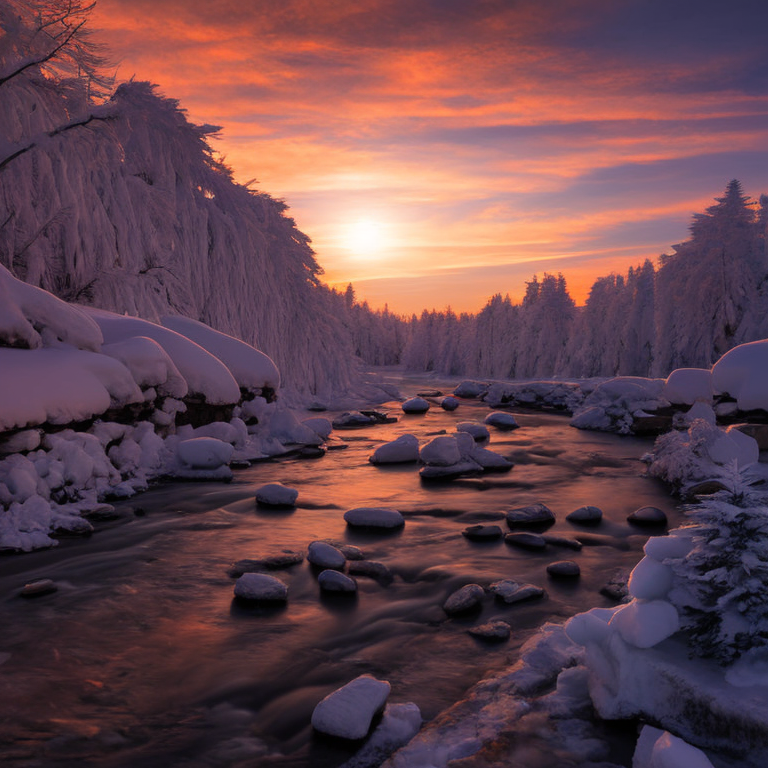
#> input picture Img_WM/test_buf/image3.png, 768 x 768 px
$ python main.py
#> lines starting #> are read from the running program, lines starting #| are printed output that depends on the picture; long printed decimals are rounded
### Img_WM/utils.py
import cv2
import numpy as np
import random

class WMKey:
    def __init__(self, src_img):
        self.S = self._genS(src_img)
        self.src_shape = src_img.shape
        self.wm_keypoints = None # this is extracted later by getSIFT from wm_img
        self.wm_descriptors = None # this is extracted later by getSIFT from wm_img

    def getSIFT(self, wm_img):
        gray_wm_img = cv2.cvtColor(wm_img, cv2.COLOR_BGR2GRAY)  # convert rbg img to gray img for SIFT detection
        sift = cv2.SIFT_create()  # create SIFT detector
        self.wm_keypoints, self.wm_descriptors = sift.detectAndCompute(gray_wm_img, None)

    def _genPNSeq(self, _N):
        rand_idxes = list(range(_N))
        random.shuffle(rand_idxes)
        rand_bin_seq = np.ones(_N)
        half = int(_N / 2)
        rand_bin_seq[rand_idxes[0:half]] = -1
        mean_seq = np.mean(1.0 * rand_bin_seq)
        print(f'Mean of pn_seq: {mean_seq}, total entries in pn_seq: {rand_bin_seq.shape}', end='\n')

        return rand_bin_seq

    def _genPNMat(self, height, width):
        pn_seq = self._genPNSeq(height * width)
        pn_mat = pn_seq.reshape(height, width)

        mean_mat = np.mean(pn_mat)
        print(f'Mean of pn_mat: {mean_mat}, shape of pn_mat: {pn_mat.shape}', end='\n')

        return pn_mat

    def _genS(self, src_img):
        height, width, channel = src_img.shape
        list_mat = []
        for i in range(channel):
            pn_mat = self._genPNMat(height, width)
            list_mat.append(pn_mat)

        S = np.stack(list_mat, axis=-1)
        return S

class WaterMarker:
    @staticmethod
    def embedWM(src_img, wm_key, eps):
        print(f'Watermarking image', end=' ... ')
        wm_img = src_img + eps * wm_key.S
        wm_img = np.clip(wm_img, 0, 255).astype(np.uint8)
        print('Done!')

        print(f'Getting SIFT from wm_img', end=' ... ')
        wm_key.getSIFT(wm_img)
        print('Done!')
        return wm_img

    @staticmethod
    def computeSIFT(img):
        gray_img = cv2.cvtColor(img, cv2.COLOR_BGR2GRAY)  # convert rbg img to gray img for SIFT detection
        sift = cv2.SIFT_create()  # create SIFT detector
        keypoints, descriptors = sift.detectAndCompute(gray_img, None)
        return (keypoints, descriptors)

    @staticmethod
    def findOffset(src_kpts, src_descrs, tgt_kpts, tgt_descrs, verbal = False):
        keypoints1, descriptors1 = (src_kpts, src_descrs)
        keypoints2, descriptors2 = (tgt_kpts, tgt_descrs)

        # FLANN parameters
        FLANN_INDEX_KDTREE = 1
        index_params = dict(algorithm=FLANN_INDEX_KDTREE, trees=5)
        search_params = dict(checks=50)

        # Create a FLANN matcher
        flann = cv2.FlannBasedMatcher(index_params, search_params)

        # Match descriptors between the two images
        matches = flann.knnMatch(descriptors1, descriptors2, k=2)

        # Apply Lowe's ratio test to filter good matches
        good_matches = []
        for m, n in matches:
            if m.distance < 0.75 * n.distance:
                good_matches.append(m)

        # Extract matched keypoints
        matched_keypoints1 = np.float32([keypoints1[m.queryIdx].pt for m in good_matches])
        matched_keypoints2 = np.float32([keypoints2[m.trainIdx].pt for m in good_matches])

        # Compute the transformation (translation) matrix
        transform_matrix, _ = cv2.estimateAffinePartial2D(matched_keypoints2, matched_keypoints1)

        if transform_matrix is not None:
            # Extract the translation components from the transformation matrix
            tx = transform_matrix[0, 2]
            ty = transform_matrix[1, 2]

            # Print the offset
            if (verbal): print(f"Offset of the upper left corner of image2 in image1: (x={tx}, y={ty})")

            # Return the offset as a tuple
            offset_tuple = np.array([tx, ty])
        else:
            if (verbal): print("No valid transformation found.")
            offset_tuple = None # means a different image with different content

        # Return the offset tuple
        return np.round(offset_tuple).astype(int)

    @staticmethod
    def getOffSet(tgt_img, wm_key, verbal = False):
        tgt_height, tgt_width, tgt_channel = tgt_img.shape
        src_height, src_width, src_channel = wm_key.src_shape
        assert (tgt_channel == src_channel)

        if (tgt_height > src_height or tgt_width > src_width):
            if (verbal): { print('A larger height or a larger width means a different image with different content')}
            return None # a larger height or a larger width means a different image with different content
        elif (tgt_height == src_height and tgt_width == src_width):
            if (verbal): {print('the same dimension implies no crop by default')}
            return np.array([0,0]) # the same dimension implies no crop by default
        else:
            if (verbal): print('smaller height or smaller width implies potential crop')
            tgt_kpts, tgt_descrs = WaterMarker.computeSIFT(tgt_img)
            offset = WaterMarker.findOffset(wm_key.wm_keypoints, wm_key.wm_descriptors, tgt_kpts, tgt_descrs)
            return offset # smaller height or smaller width implies potential crop

    # [20 lines left out: function genCandidateOffsets, not called in this run]

    @staticmethod
    def computeWMStrength(tgt_img, wm_key, offset=np.array([0,0])):
        height, width, _ = tgt_img.shape
        cropped_S = wm_key.S[offset[1] :offset[1]+height, offset[0]:offset[0]+width, :]
        assert (cropped_S.shape == tgt_img.shape)

        wm_strength = np.mean(tgt_img * cropped_S)
        return wm_strength

    @staticmethod
    def estimateTau(tgt_img, fpr):
        EX2 = np.mean(tgt_img * tgt_img)
        height, width, channel = tgt_img.shape
        n = height*width*channel
        tau = np.sqrt(1.0*EX2/(2*fpr*n))
        return tau

    @staticmethod
    def extractWMCrop(tgt_img, wm_key, fpr):
        print(f'Estimating tau', end=' ... ')
        tau = WaterMarker.estimateTau(tgt_img, fpr)
        print(f'tau={tau:.3f} for fpr={fpr}')

        print(f'Getting offset', end=' ... ')
        offset = WaterMarker.getOffSet(tgt_img, wm_key)
        print(f'Done! \n offset is: {offset}')

        print(f'Crop_version Extracting watermark', end=' ... ')
        if offset is None:
            print('Done! \n No watermark due to invalid offset!')
            return False
        else:
            wm_strength = WaterMarker.computeWMStrength(tgt_img, wm_key, offset)
            print(f'Done! \ncrop_version wm_strength is: {wm_strength}', end='\n')

            if wm_strength >= tau:
                return True  # means there is a watermark in the tgt_img
            else:
                return False  # means there is no watermark in the tgt_img

    @staticmethod
    def extractWMScale(tgt_img, wm_key, fpr):
        tgt_height, tgt_width, tgt_channel = tgt_img.shape
        src_height, src_width, src_channel = wm_key.src_shape
        assert (tgt_channel == src_channel)

        # rescale tgt_image to src_image dimension if dimension does not match
        if (tgt_height != src_height or tgt_width != src_width):
            tgt_img = cv2.resize(tgt_img, (src_width, src_height), interpolation=cv2.INTER_AREA)

        print(f'Estimating tau', end=' ... ')
        tau = WaterMarker.estimateTau(tgt_img, fpr)
        print(f'tau={tau:.3f} for fpr={fpr}')

        # compute watermark strength by default offset=[0,0]
        print(f'Scale_version Extracting watermark', end=' ... ')
        wm_strength = WaterMarker.computeWMStrength(tgt_img, wm_key)
        print(f'Done! \nscale_version wm_strength is: {wm_strength}', end='\n')

        if wm_strength >= tau:
            return True  # means there is a watermark in the rescaled tgt_img
        else:
            return False  # means there is no watermark in the rescaled tgt_img

    @staticmethod
    def extractWM(tgt_img, wm_key, fpr = 0.001):
        wm_result_crop = WaterMarker.extractWMCrop(tgt_img, wm_key, fpr)
        if wm_result_crop == True:
            print('Has watermark! (Crop version)')
            return True
        else:
            wm_result_scale = WaterMarker.extractWMScale(tgt_img, wm_key, fpr)
            if wm_result_scale == True:
                print('Has watermark! (Scale version)')
                return True
            else:
                print('No watermark!')
                return False

class Attacker:
    @staticmethod
    def cropImage(src_img, offset):
        # Extract the cropping parameters (x, y, width, height) from the offset tuple
        x, y, width, height = offset

        # Crop the source image based on the offset
        cropped_image = src_img[y:y + height, x:x + width]
        return cropped_image

    @staticmethod
    def scaleImage(src_img, scale_ratio=1):
        # Calculate the new dimensions based on the scale percentage
        width = int(src_img.shape[1] * scale_ratio)
        height = int(src_img.shape[0] * scale_ratio)

        # Resize the image to the specified width and height
        scaled_img = cv2.resize(src_img, (width, height), interpolation=cv2.INTER_AREA)

        return scaled_img


class Toolbox:
    def computePSNR(src_img, tgt_img):
        """
        Calculate the Peak Signal-to-Noise Ratio (PSNR) between two images.

        Parameters:
        - src_img: The source image as a NumPy ndarray.
        - tgt_img: The target (reference) image as a NumPy ndarray.

        Returns:
        - The PSNR value as a float.
        """
        # Ensure the input images have the same shape
        if src_img.shape != tgt_img.shape:
            raise ValueError("Input images must have the same dimensions.")

        # Calculate the mean squared error (MSE)
        mse = np.mean((src_img - tgt_img) ** 2)

        # Calculate the maximum possible pixel value (assuming 8-bit images)
        max_pixel_value = 255.0

        # Calculate the PSNR using the MSE and max pixel value
        psnr = 20 * np.log10(max_pixel_value / np.sqrt(mse))

        return psnr

### Img_WM/main.py
from utils import *
import cv2

src_img_path = 'test_buf/image3.png'
wm_img_path = 'test_buf/wm.png'
crop_wm_img_path = 'test_buf/crop_wm.png'

src_img = cv2.imread(src_img_path)
#> src_img is the input picture: shape (768, 768, 3); mean B, G, R 77.3, 68.6, 100.3
wm_key = WMKey(src_img)
#> in __init__, `self.S = self._genS(src_img)`:
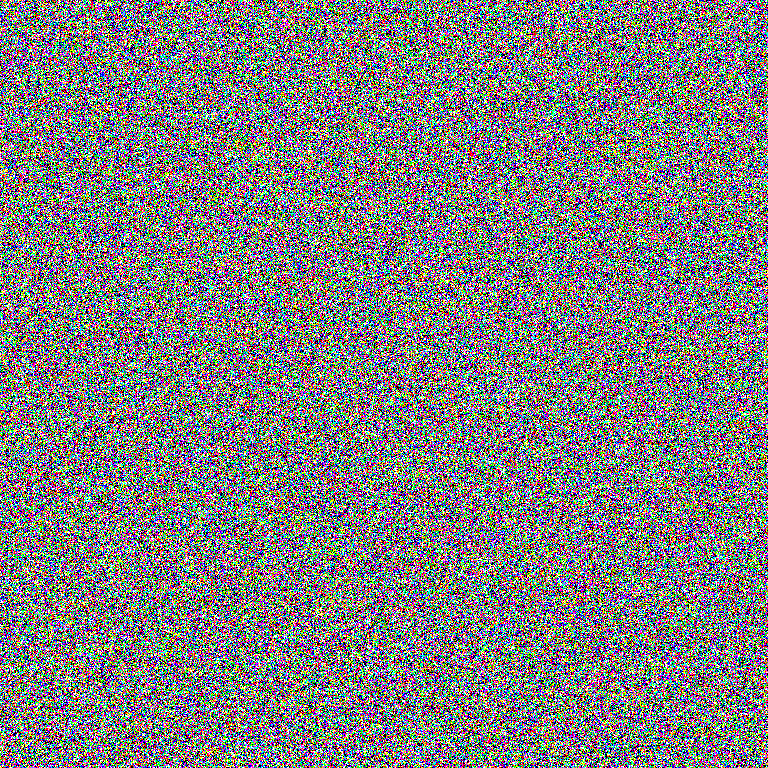
#> self.S: shape (768, 768, 3) float64; mean B, G, R 0, 0, 0; drawn with min black and max white


wm_img = WaterMarker.embedWM(src_img, wm_key, eps=3)
#> in getSIFT, `gray_wm_img = cv2.cvtColor(wm_img, cv2.COLOR_BGR2GRAY)`:
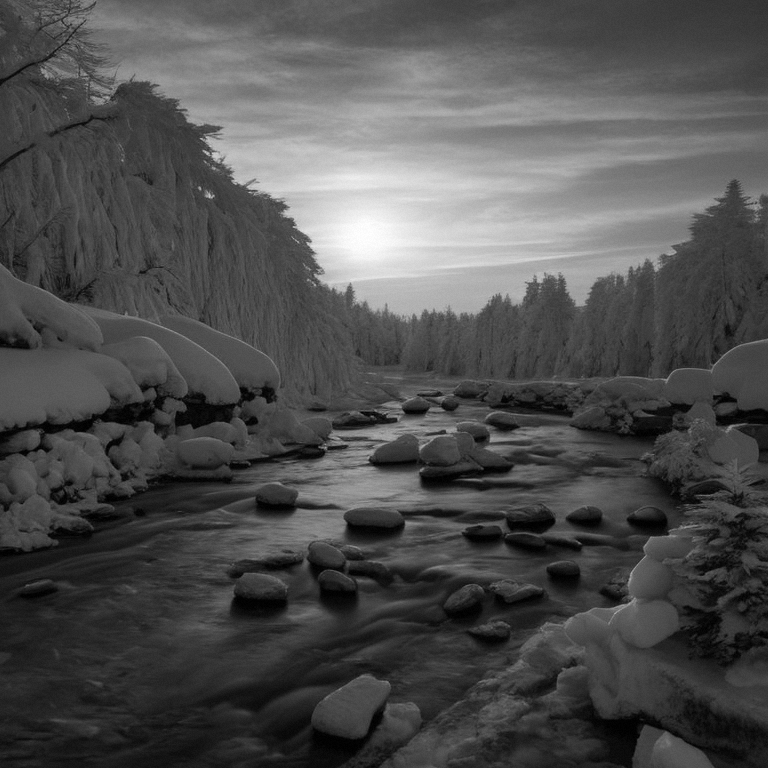
#> gray_wm_img: shape (768, 768); min 0, max 255, mean 79.1
#> in getSIFT, `self.wm_keypoints, self.wm_descriptors = sift.detectAndCompute(gray_wm..`: self.wm_keypoints = 1431 keypoints; strongest (x, y, size): (200, 188, 2.2), (209, 195, 4.6), (205, 152, 1.9), (387, 461, 18.9)
cv2.imwrite(wm_img_path, wm_img)

# compute and report PSNR after watermarking
psnr = Toolbox.computePSNR(src_img, wm_img)
#> in computePSNR, `mse = np.mean((src_img - tgt_img) ** 2)`: mse = 8.95
#> in computePSNR, `psnr = 20 * np.log10(max_pixel_value / np.sqrt(mse))`: psnr = 38.61
#> psnr = 38.61
print(f'PSNR is: {psnr:.2f} db')
#| PSNR is: 38.61 db

print('Start extraction ...')
wm_img = cv2.imread(wm_img_path)

print('======================  Test 1: no attack  ======================')
print('------> extract from original wm_img')
WaterMarker.extractWM(wm_img, wm_key)
#> in estimateTau, `EX2 = np.mean(tgt_img * tgt_img)`: EX2 = 110.4
#> in estimateTau, `tau = np.sqrt(1.0*EX2/(2*fpr*n))`: tau = 0.177
#| tau=0.177 for fpr=0.001
#> in extractWMCrop, `offset = WaterMarker.getOffSet(tgt_img, wm_key)`: offset = [0, 0]
#| Done!
#|  offset is: [0 0]
#> in computeWMStrength, `wm_strength = np.mean(tgt_img * cropped_S)`: wm_strength = 3.01
#| Done!
#| crop_version wm_strength is: 3.012
#> in extractWM, `wm_result_crop = WaterMarker.extractWMCrop(tgt_img, wm_key, fpr)`: wm_result_crop = True
print('------> extract from original src_img')
WaterMarker.extractWM(src_img, wm_key)
#| tau=0.177 for fpr=0.001
#| Done!
#|  offset is: [0 0]
#| Done!
#| crop_version wm_strength is: 0.0261
#> in extractWMScale, `tau = WaterMarker.estimateTau(tgt_img, fpr)`: tau = 0.177
#| tau=0.177 for fpr=0.001
#> in extractWMScale, `wm_strength = WaterMarker.computeWMStrength(tgt_img, wm_key)`: wm_strength = 0.0261
#| Done!
#| scale_version wm_strength is: 0.0261

print('======================  Test 2: crop attack ======================')
offset = (300, 300, 90, 90)
print('------> extract from cropped wm_img')
cropped_wm_img = Attacker.cropImage(wm_img, offset)
#> in cropImage, `cropped_image = src_img[y:y + height, x:x + width]`:
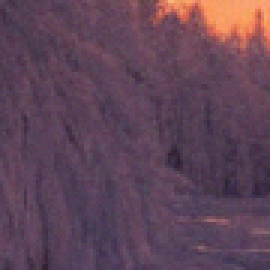
#> cropped_image: shape (90, 90, 3) (shown 3 times larger); mean B, G, R 87.7, 68.9, 96.7
cv2.imwrite(crop_wm_img_path, cropped_wm_img)
WaterMarker.extractWM(cropped_wm_img, wm_key)
#| tau=1.535 for fpr=0.001
#> in computeSIFT, `gray_img = cv2.cvtColor(img, cv2.COLOR_BGR2GRAY)`:
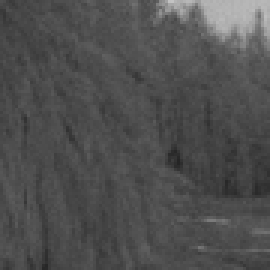
#> gray_img: shape (90, 90) (shown 3 times larger); min 37, max 195, mean 79.4
#> in computeSIFT, `keypoints, descriptors = sift.detectAndCompute(gray_img, None)`: keypoints = 9 keypoints; (x, y, size): (65, 4, 3.1), (60, 4, 2), (86, 9, 2.1), (85, 12, 3.3), (85, 12, 3.3), (78, 12, 2), (78, 12, 2), (58, 53, 4.4), (82, 8, 4)
#> in getOffSet (call 3), `tgt_kpts, tgt_descrs = WaterMarker.computeSIFT(tgt_img)`: tgt_kpts has the same summary as keypoints in computeSIFT
#> in findOffset, `keypoints1, descriptors1 = (src_kpts, src_descrs)`: keypoints1 has the same summary as self.wm_keypoints in getSIFT
#> in findOffset, `keypoints2, descriptors2 = (tgt_kpts, tgt_descrs)`: keypoints2 has the same summary as keypoints in computeSIFT
#> in findOffset, `matches = flann.knnMatch(descriptors1, descriptors2, k=2)`: matches = 1431 matches
#> after the loop in findOffset, `for m, n in matches:`: good_matches = 42 matches
#> in findOffset, `matched_keypoints1 = np.float32([keypoints1[m.queryIdx].pt for m in go..`: matched_keypoints1 = 42 pairs, first value 6.28 to 728.6, second value 106.9 to 743.2
#> in findOffset, `matched_keypoints2 = np.float32([keypoints2[m.trainIdx].pt for m in go..`: matched_keypoints2 = 42 pairs, first value 58.11 to 86.07, second value 3.9 to 52.83
#> in findOffset, `transform_matrix, _ = cv2.estimateAffinePartial2D(matched_keypoints2, ..`: transform_matrix = [[1, 0.000309, 300], [-0.000309, 1, 300]]
#> in findOffset, `tx = transform_matrix[0, 2]`: tx = 300
#> in findOffset, `offset_tuple = np.array([tx, ty])`: offset_tuple = [300, 300]
#| Done!
#|  offset is: [300 300]
#> in computeWMStrength (call 4), `cropped_S = wm_key.S[offset[1] :offset[1]+height, offset[0]:offset[0]+..`:
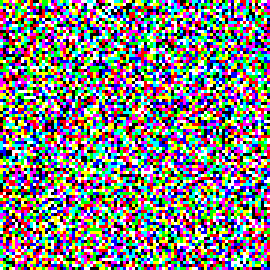
#> cropped_S: shape (90, 90, 3) float64 (shown 3 times larger); mean B, G, R -0.0151, -0.000988, -0.00123; drawn with min black and max white
#> in computeWMStrength (call 4), `wm_strength = np.mean(tgt_img * cropped_S)`: wm_strength = 2.3
#| Done!
#| crop_version wm_strength is: 2.300
print('------> extract from cropped src_img')
cropped_src_img = Attacker.cropImage(src_img, offset)
WaterMarker.extractWM(cropped_src_img, wm_key)
#| tau=1.537 for fpr=0.001
#> in computeSIFT (call 2), `keypoints, descriptors = sift.detectAndCompute(gray_img, None)`: keypoints = 10 keypoints; (x, y, size): (65, 4, 3.1), (57, 6, 2.8), (86, 9, 2.1), (61, 4, 2.1), (85, 12, 3.4), (85, 12, 3.4), (78, 12, 2.1), (78, 12, 2.1), (58, 53, 4.4), (58, 53, 4.4)
#> in getOffSet (call 4), `tgt_kpts, tgt_descrs = WaterMarker.computeSIFT(tgt_img)`: tgt_kpts has the same summary as keypoints in computeSIFT
#> in findOffset (call 2), `keypoints2, descriptors2 = (tgt_kpts, tgt_descrs)`: keypoints2 has the same summary as keypoints in computeSIFT
#> after the loop in findOffset (call 2), `for m, n in matches:`: good_matches = 28 matches
#| Done!
#|  offset is: [300 300]
#| Done!
#| crop_version wm_strength is: -0.6995
#| tau=0.180 for fpr=0.001
#| Done!
#| scale_version wm_strength is: -0.001598

print('======================  Test 3: scale attack ======================')
scale_ratio = 1.6
print('------> extract from scaled and recovered wm_img')
scaled_wm_img = Attacker.scaleImage(wm_img, scale_ratio)
WaterMarker.extractWM(scaled_wm_img, wm_key)
#| tau=0.111 for fpr=0.001
#| Done!
#|  offset is: None
#| tau=0.177 for fpr=0.001
#| Done!
#| scale_version wm_strength is: 1.899
print('------> extract from scaled and recovered src_img')
scaled_src_img = Attacker.scaleImage(src_img, scale_ratio)
WaterMarker.extractWM(scaled_src_img, wm_key)
#| tau=0.111 for fpr=0.001
#| Done!
#|  offset is: None
#| tau=0.177 for fpr=0.001
#| Done!
#| scale_version wm_strength is: 0.02482
